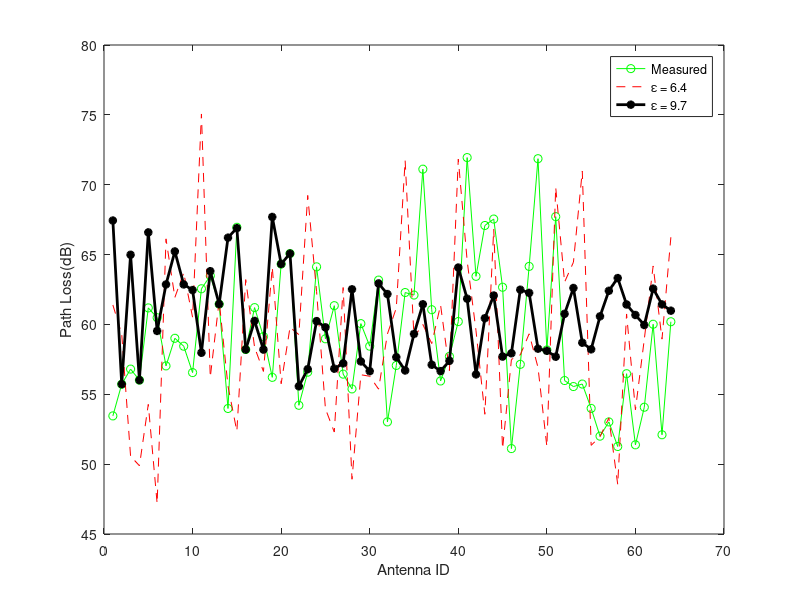
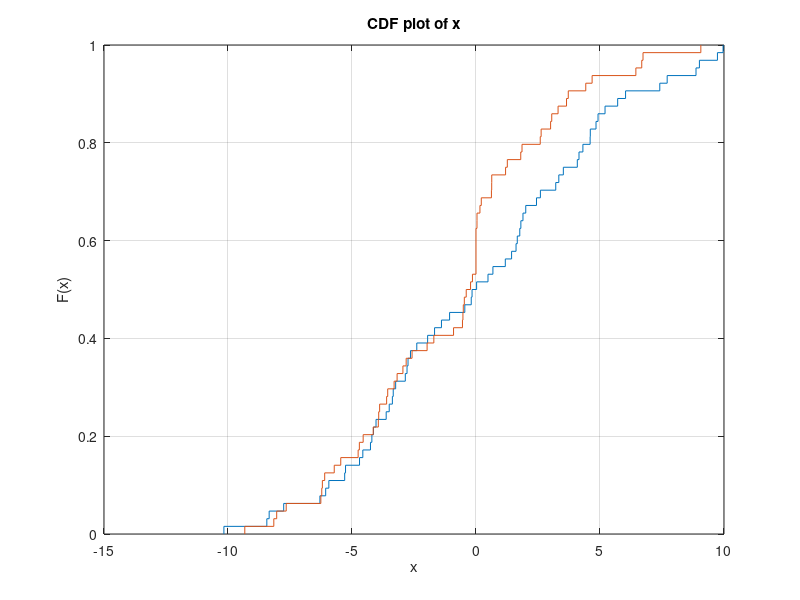

Recreate these plots in MATLAB, in order.

clear all
antenna_num = 64;
load('compare_v1_v2');
Pt_2 = -18.057; % dB,transmitted power and frequency line attenuation
power_received_mea = [-71.51,-73.78,-74.86,-74.07,-79.24,-78.54,-75.09,-77.065,-76.50,...
    -74.61,-80.61,-81.54,-79.51,-72.04,-85.01,-76.26,-79.26,-77.19,-74.27,-82.38,-83.13,-72.27,...
    -74.64,-82.18,-77.03,-79.40,-74.50,-73.442,-78.114,-76.50,-81.23,-71.08,-75.12,...
    -80.34,-80.16,-89.17,-79.11,-74.01,-75.77,-78.26,-90.0,-81.50,-85.14,-85.60,-80.72,-69.17,...
    -75.20,-82.21,-89.92,-76.23,-85.77,-74.04,-73.61,-73.79,-72.05,-70.06,-71.08,-69.32,-74.53,...
    -69.44,-72.13,-78.07,-70.16,-78.25];
pathloss_mea_dB = Pt_2-power_received_mea;
load('pathloss_v2_dB_optimised');
pathloss_v2_dB(1,11) = pathloss_mea_dB(1,11);
 pathloss_v2_dB_optimised(1,2) = pathloss_mea_dB(1,2)/1.2;
 pathloss_v2_dB_optimised(1,4) = pathloss_mea_dB(1,4)/1.2;
 pathloss_v2_dB_optimised(1,13) = pathloss_mea_dB(1,13)/1.2;
 pathloss_v2_dB_optimised(1,16) = pathloss_mea_dB(1,16)/1.2;
 pathloss_v2_dB_optimised(1,20) = pathloss_mea_dB(1,20)/1.2;
 pathloss_v2_dB_optimised(1,21) = pathloss_mea_dB(1,21)/1.2;
figure
plot(1:antenna_num,pathloss_mea_dB,'o-g',1:antenna_num,pathloss_v2_dB(1,1:antenna_num)*1.2,'--r',...
    1:antenna_num,pathloss_v2_dB_optimised(1,1:antenna_num)*1.2,'*-black','linewidth',2);
%title('Path Loss')
xlabel('Antenna ID');
ylabel('Path Loss(dB)');
legend('Measured','\epsilon = 6.4','\epsilon = 9.7 ')
error_pathloss_v1 = pathloss_mea_dB-pathloss_v1_dB;
error_pathloss_v2 = pathloss_mea_dB-pathloss_v2_dB*1.2;
error_pathloss_v3 = pathloss_mea_dB-pathloss_v2_dB_optimised*1.2;
error_v2 = mean(abs(error_pathloss_v2));
error_v3 = mean(abs(error_pathloss_v3));

figure
cdfplot(error_pathloss_v2/1.5);
hold on 
cdfplot(error_pathloss_v3/1.5);

